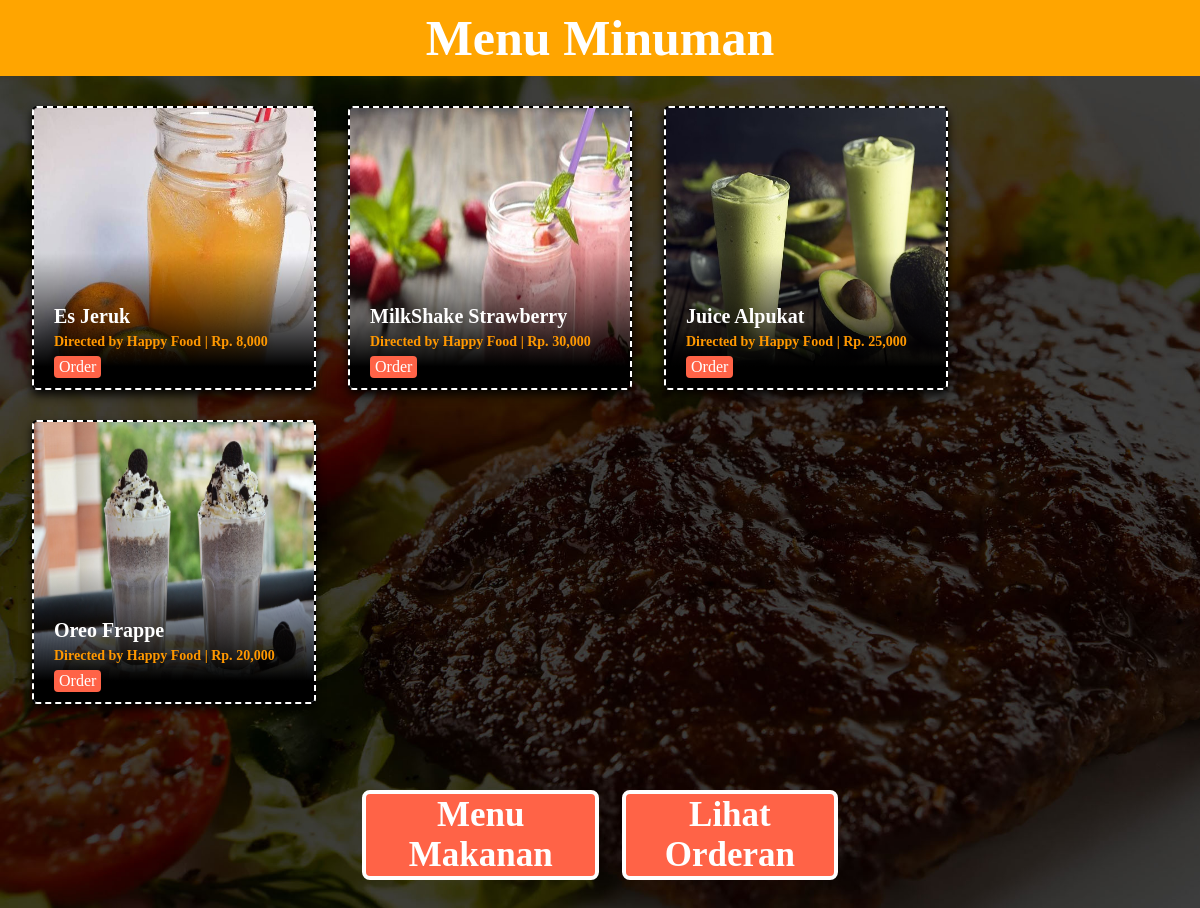
The page /menu-minuman.php on the database its author committed.
### tables this page shows
CREATE TABLE `minuman` (
  `id` int(11) NOT NULL,
  `nama` varchar(100) NOT NULL,
  `harga` int(11) NOT NULL,
  `foto` varchar(100) NOT NULL,
  `deskripsi` text NOT NULL
);

### menu-minuman.php (the view, shortened to what this page needs)
<?php
	include("koneksi.php");
?>
<!DOCTYPE html>
<html>
<head>
</head>
<body>
	<table align="center" class="tabheader">
		<tr>
			<td height="70" width="800" align="center">Menu Minuman</td>
		</tr>
	</table>
		<?php
			$sql = "SELECT * FROM minuman";
			$hasil = mysqli_query($konek, $sql);
			while($data = mysqli_fetch_array($hasil)) {
		?>
	<div class="card">
		<div class="poster">
			<img src="foto-minuman/<?php echo $data['foto']; ?>">
			<div class="details">
				<h2><?php echo $data['nama']; ?><br><span>Directed by Happy Food</span><span> | Rp. <?php echo number_format($data['harga']); ?></span></h2>
				<div class="tags">
				<span class="fantasy"><a href="ordermin.php?id=<?php echo $data['id']; ?>">Order</a></span>
			</div>
			</div>
		</div>
	</div>
	<?php } ?>
	<table align="center">
		<tr>
			<td height="80"></td>
			<td></td>
			<td></td>
		</tr>
		<tr>
			<td height="45" width="100" align="center" class="td">
			<a href="menu-makanan.php">Menu Makanan</a>
			</td>
			<td width="10"></td>
			<td height="45" width="100" align="center" class="td">
			<a href="belimin.php">Lihat Orderan</a>
			</td>
		</tr>
		<tr>
			<td height="80"></td>
			<td></td>
			<td></td>
		</tr>
	</table>
</body>
</html>

### menu-minuman.php (style rules this page uses)
body { margin: 0; padding: 0; background-image: url(gambar/bg0.jpg); background-size: cover; }
.card { float: left; margin-top: 30px; margin-left: 32px; width: 280px; height: 280px; background: #000; overflow: hidden; box-shadow: 0 5px 10px rgba(0,0,0,0.9); border-radius: 5px; border: 2px dashed white; }
.card .poster { position: relative; overflow: hidden; }
.card .poster:before { content: ''; position: absolute; bottom: -145px; left: 0; width: 100%; height: 100%; background: linear-gradient(0deg, #000 60%, transparent); transition: 0.5s; z-index: 1; }
.card .poster img { width: 300px; height: 280px; transition: 0.5s; }
.details { position: absolute; padding: 20px; width: 100%; height: 80%; bottom: -120px; left: 0; box-sizing: border-box; transition: 0.5s; z-index: 2; }
.details h2 { color: #fff; margin: 0; padding: 0; font-size: 20px; }
.details h2 span { font-size: 14px; color: #ff9800; }
.tags { position: relative; margin-top: 5px; }
.tags span { padding: 2px 5px; margin-right: 2px; color: #fff; display: inline-block; border-radius: 4px; }
.tags span.fantasy { background: tomato; }
.tags span { background: #f70661; }
table { clear: both; width: 40%; }
.tabheader { width: 100%; font-family: Agency FB; font-size: 50px; font-weight: bold; background: orange; color: white; }
.td { font-family: Agency FB; font-size: 35px; font-weight: bold; background: tomato; border-radius: 8px; border: 4px solid white; transition: 1s; }
a { color: white; text-decoration: none; }

### rows shown on the page
minuman: foto (picture), nama "Es Jeruk", harga "8,000"
minuman: foto (picture), nama "MilkShake Strawberry", harga "30,000"
minuman: foto (picture), nama "Juice Alpukat", harga "25,000"
minuman: foto (picture), nama "Oreo Frappe", harga "20,000"
